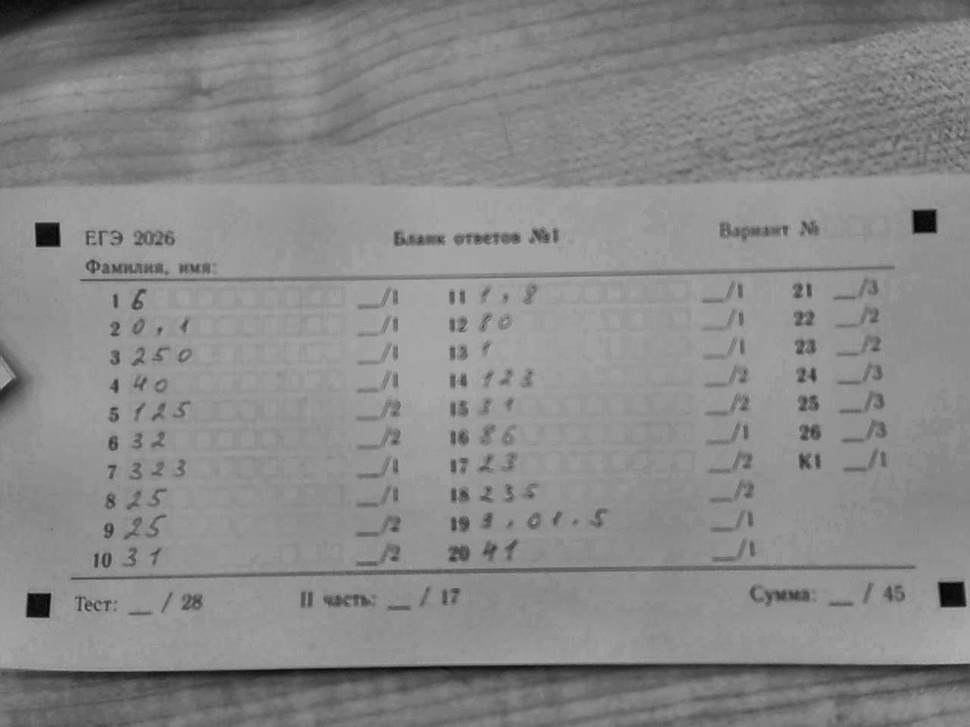
#> input picture saved_image.jpg, 970 x 727 px, shrunk from 1280 x 960 before the run
$ python try.py
#> lines starting #> are read from the running program, lines starting #| are printed output that depends on the picture; after the words box and inside, x2 and y2 are one past the last pixel; in counts of white or black regions, pixels touching at a corner belong together
import cv2
import numpy as np

img = cv2.imread('saved_image.jpg')
#> img is the input picture: shape (727, 970, 3); min 0, max 179, mean 136
img = cv2.cvtColor(img, cv2.COLOR_BGR2GRAY)
#> img: shape (727, 970)
img0 = img.copy()

cv2.imshow('Image', img)

while(True):
	if (key := cv2.waitKey(1) & 0xFF):
#> (key Esc is pressed here)
		if ( key == 27 ) or (key == 13):
			break

# [9 lines of commented-out code are left out]

mean_brightness = cv2.mean(img)[0]
#> mean_brightness = 136
_, img = cv2.threshold(img, mean_brightness / 2, 255, cv2.THRESH_BINARY)
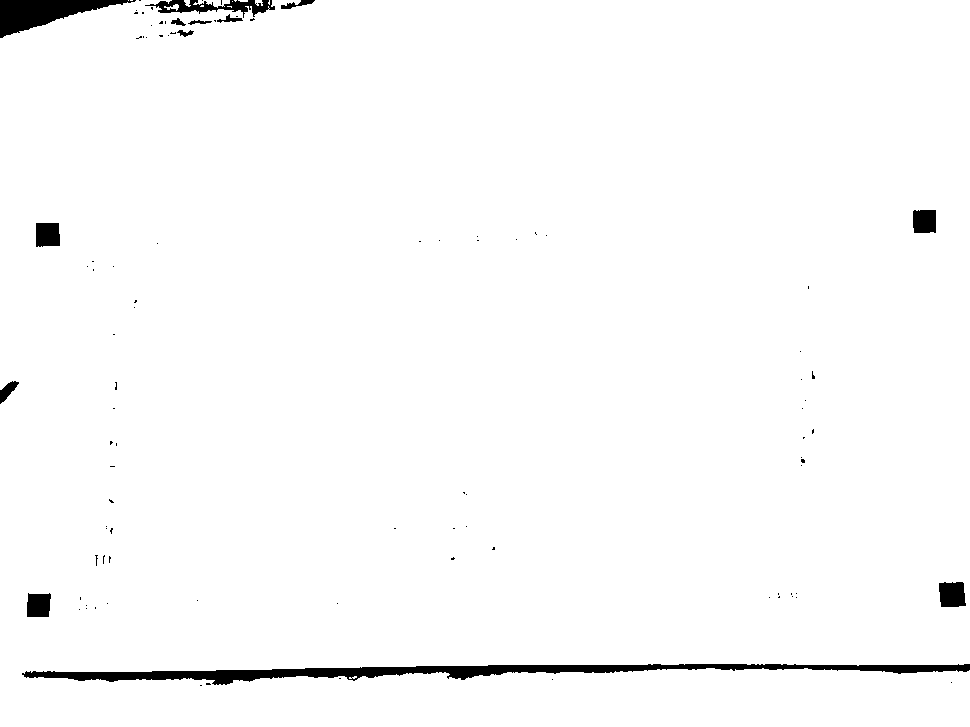
#> img: shape (727, 970); 98.1% white; 97 black regions (84 under 20 px), largest, box (x1, y1, x2, y2) and area: (22, 664, 970, 685) 7019, (0, 0, 136, 38) 2399, (145, 0, 275, 18) 982

cv2.imshow('Image', img)

# [9 lines of commented-out code are left out]

while(True):
	if (key := cv2.waitKey(1) & 0xFF):
#> (key Esc is pressed here)
		if ( key == 27 ) or (key == 13):
			break

img = cv2.bitwise_not(img)
#> img: shape (727, 970); 1.9% white; 97 white regions (84 under 20 px)

contours, _ = cv2.findContours(img, cv2.RETR_EXTERNAL, cv2.CHAIN_APPROX_SIMPLE)
#> contours = 97 contours, 84 with area under 20; largest, box (x1, y1, x2, y2) and area: (22, 664, 970, 685) 6072, (0, 0, 136, 38) 2242, (145, 0, 275, 18) 853, (939, 582, 966, 607) 554, (36, 223, 60, 247) 500
colored = cv2.cvtColor(img0, cv2.COLOR_GRAY2RGB)

for cnt in contours:
	cv2.drawContours(colored, [cnt], -1, [0, 255, 0], 1)
#> this loop made 97 passes
#> cnt on passes 1, 2, 3, 4, 5, 7, 8, 9, 10, 11, 12, 13: [[200, 685], [201, 685]], [[206, 683], [206, 684], [210, 684], [209, 683]], [[951, 682]], [[552, 679]], [[339, 678], [340, 678]], [[79, 609]], [[86, 608]], [[95, 607], [95, 608]], [[86, 605]], [[337, 603]], [[107, 603]], [[197, 600]]
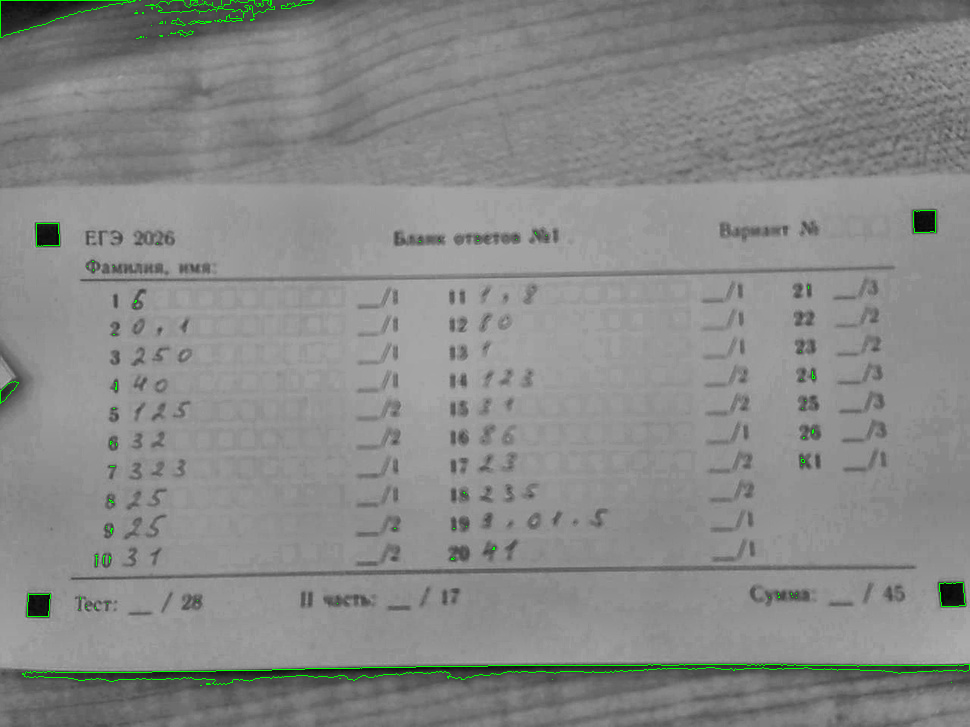
#> colored: shape (727, 970, 3); 0.5% of pixels changed, all inside (x1, y1, x2, y2) = (0, 0, 970, 686)

cv2.imshow('Image', colored)

while(True):
	if (key := cv2.waitKey(1) & 0xFF):
#> (key Esc is pressed here)
		if ( key == 27 ) or (key == 13):
			break


# [10 lines of commented-out code are left out]
